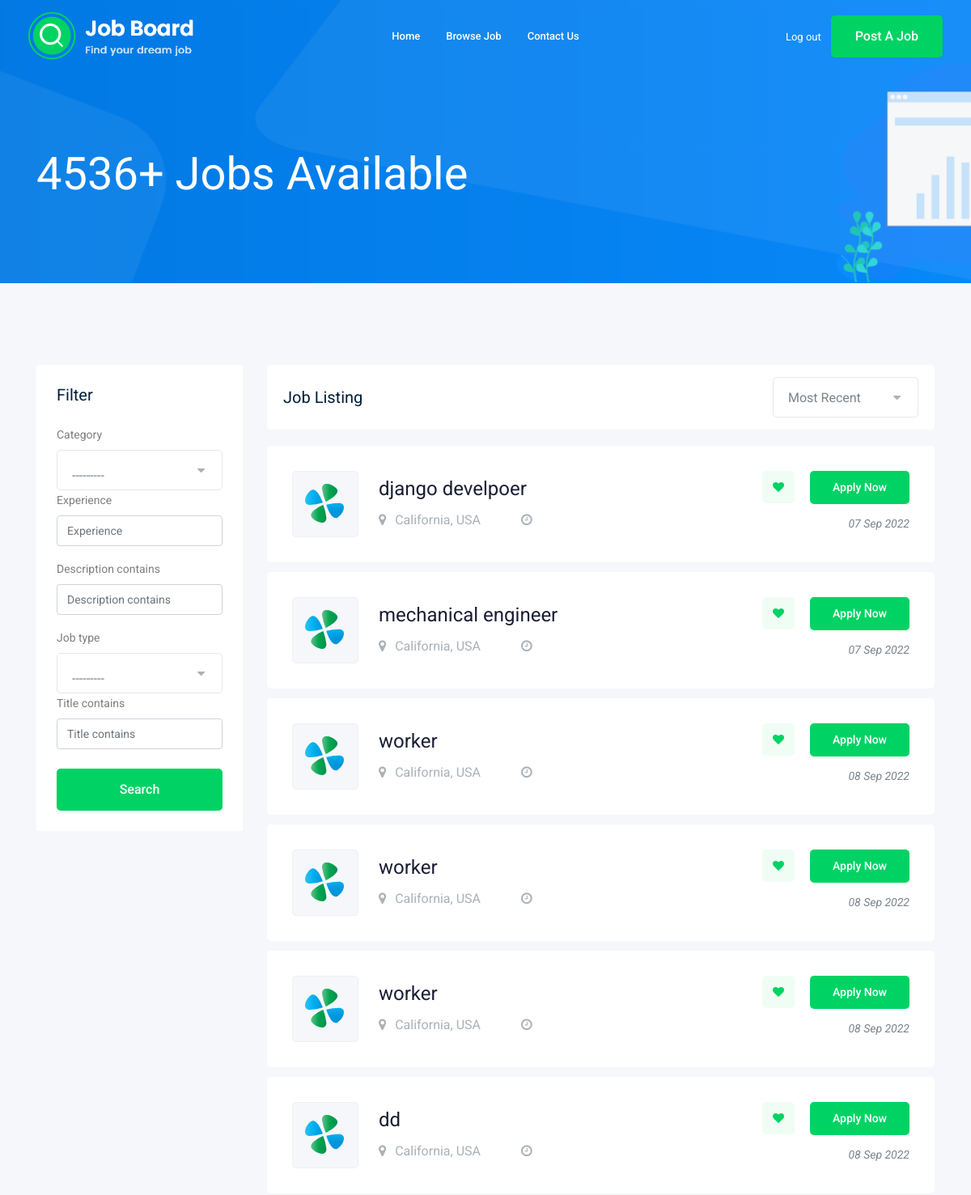
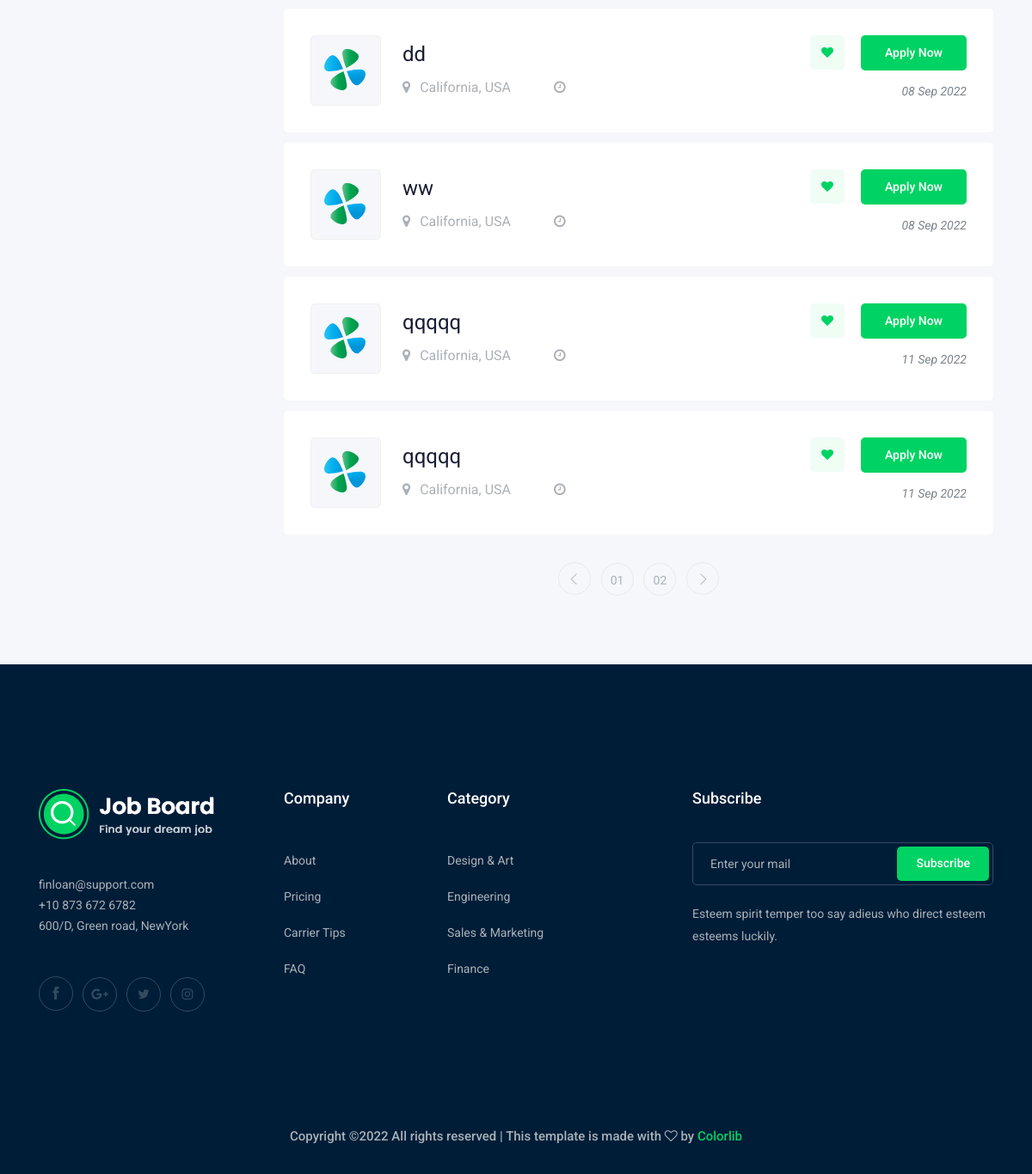
Page /jobs/ (signed in) on the committed database (2 pictures, top to bottom).
### job/models.py (models this page shows, shortened)
class Job(models.Model):
    owner=models.ForeignKey(User,related_name='job_owner',on_delete=models.CASCADE)
    title = models.CharField(max_length=100)
    job_type=models.CharField(max_length=15,choices=JOB_TYPE)
    description=models.TextField(max_length=1000)
    published_at=models.DateTimeField(auto_now=True)
    vacancy=models.IntegerField(default=1)
    salary=models.IntegerField(default=0)
    experience=models.IntegerField(default=5)
    category = models.ForeignKey('Category',on_delete=models.CASCADE)
    image =models.ImageField(upload_to=image_upload)
    slug=models.SlugField(blank=True,null=True)
    def __str__(self) :
        return self.title

### job/views.py (the view)
# urls.py: path('',views.job_list,name="job_list"),
@login_required
def job_list(request):
    job_list = Job.objects.all()
    filter=JobFilter(request.GET,queryset=job_list)
    job_list=filter.qs
    context = {'jobs':job_list,'filter':filter}
    return render(request,'job/jobs.html',context)

### job/models.py (called while the page is built)
    def __str__(self):
        return self.name

### job/templates/job/jobs.html (shortened to what this page needs)
{% extends 'base.html'%}
{% load bootstrap4 %}
{% block body%}
    <div class="bradcam_area bradcam_bg_1">
        <div class="container">
            <div class="row">
                <div class="col-xl-12">
                    <div class="bradcam_text">
                        <h3>4536+ Jobs Available</h3>
                    </div>
                </div>
            </div>
        </div>
    </div>
    <div class="job_listing_area plus_padding">
        <div class="container">
            <div class="row">
                <div class="col-lg-3">
                    <div class="job_filter white-bg">
                        <div class="form_inner white-bg">
                            <h3>Filter</h3>
                            <form action="#" method="GET">
                                {% bootstrap_form filter.form %}
                                <input type="submit" class="boxed-btn3 w-100 mt-2" value="search">
                            </form>
                        </div>
                    </div>
                </div>
                <div class="col-lg-9">
                    <div class="recent_joblist_wrap">
                        <div class="recent_joblist white-bg ">
                            <div class="row align-items-center">
                                <div class="col-md-6">
                                    <h4>Job Listing</h4>
                                </div>
                                <div class="col-md-6">
                                    <div class="serch_cat d-flex justify-content-end">
                                    </div>
                                </div>
                            </div>
                        </div>
                    </div>
                    <div class="job_lists m-0">
                        <div class="row">
                            {% for job in jobs%}
                            <div class="col-lg-12 col-md-12">
                                <div class="single_jobs white-bg d-flex justify-content-between">
                                    <div class="jobs_left d-flex align-items-center">
                                        <div class="thumb">
                                            <img src="img/svg_icon/1.svg" alt="">
                                        </div>
                                        <div class="jobs_conetent">
                                            <a href="{% url 'job:job_detail' job.slug %}"><h4>{{job}}</h4></a>
                                            <div class="links_locat d-flex align-items-center">
                                                <div class="location">
                                                    <p> <i class="fa fa-map-marker"></i> California, USA</p>
                                                </div>
                                                <div class="location">
                                                    <p> <i class="fa fa-clock-o"></i> {{job.type}}</p>
                                                </div>
                                            </div>
                                        </div>
                                    </div>
                                    <div class="jobs_right">
                                        <div class="apply_now">
                                            <a class="heart_mark" href="#"> <i class="fa fa-heart"></i> </a>
                                            <a href="{% url 'job:job_detail' job.slug %}" class="boxed-btn3">Apply Now</a>
                                        </div>
                                        <div class="date">
                                            <p>{{job.published_at|date:'d M o'}}</p>
                                        </div>
                                    </div>
                                </div>
                            </div>
                            {%endfor%}
                        </div>
                        <div class="row">
                            <div class="col-lg-12">
                                <div class="pagination_wrap">
                                    <ul>
                                        <li><a href="#"> <i class="ti-angle-left"></i> </a></li>
                                        <li><a href="#"><span>01</span></a></li>
                                        <li><a href="#"><span>02</span></a></li>
                                        <li><a href="#"> <i class="ti-angle-right"></i> </a></li>
                                    </ul>
                                </div>
                            </div>
                        </div>
                    </div>
                </div>
            </div>
        </div>
    </div>
    {% endblock body%}

### rows in the picture
Job: title "django develpoer", published_at "07 Sep 2022"
Job: title "mechanical engineer", published_at "07 Sep 2022"
Job: title "worker", published_at "08 Sep 2022"
Job: title "worker", published_at "08 Sep 2022"
Job: title "worker", published_at "08 Sep 2022"
Job: title "dd", published_at "08 Sep 2022"
Job: title "dd", published_at "08 Sep 2022"
Job: title "ww", published_at "08 Sep 2022"
Job: title "qqqqq", published_at "11 Sep 2022"
Job: title "qqqqq", published_at "11 Sep 2022"
